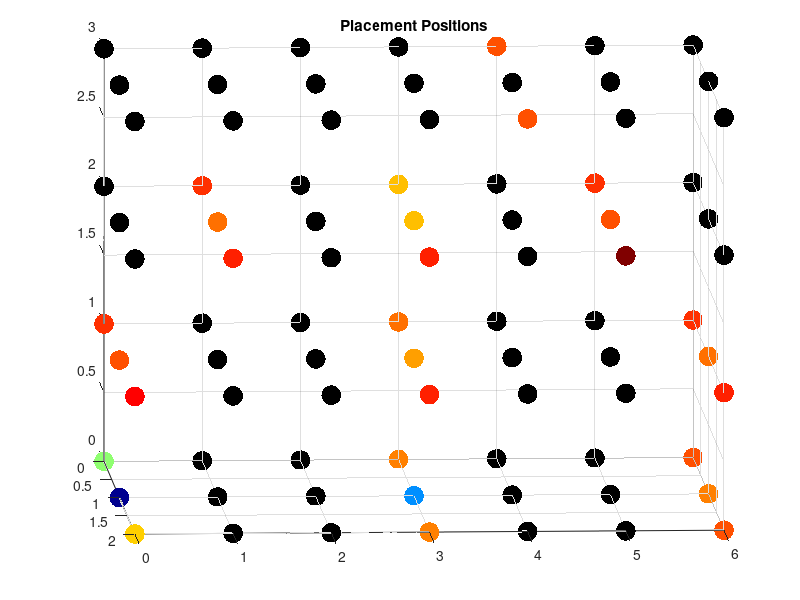

The MATLAB source for this figure: (Note: this script raises an error after producing the figure.)
% TEMPERATURE DISTRIBUTION FOR A ARBITARY POINT (WITH MISSING NODES) TEMP. DIST. TEST
% By Sasha Sen
% (Code with sample data from Kiln Firing test)
% ====================================================

% Initial meshgrid is created to contain data.
% This will change depending on your test nodes and missing data

wgrid = (0:1:2);
lgrid = (0:1:6);
hgrid = (0:1:3);
[wmesh, lmesh, hmesh] = meshgrid(wgrid, lgrid, hgrid);
[vmesh] = meshgrid(wgrid, lgrid, hgrid); % vmesh holds temperature values
% Note that some temperature values are missing. We will use interpolation
% to fill these in.
% Change the following values 
% values on T1
vmesh(1,1,1) = 1242; % (0,0,0) pos 1
vmesh(1,2,1) = 1223; % (1,0,0)
vmesh(1,3,1) = 1248; % (2,0,0) #1 (left)
vmesh(2,1,1) = NaN; % pos 2
vmesh(2,2,1) = NaN;
vmesh(2,3,1) = NaN;
vmesh(3,1,1) = NaN; % pos 3
vmesh(3,2,1) = NaN;
vmesh(3,3,1) = NaN;
vmesh(4,1,1) = 1251; % pos 4
vmesh(4,2,1) = 1233;
vmesh(4,3,1) = 1251;
vmesh(5,1,1) = NaN; % pos 5
vmesh(5,2,1) = NaN;
vmesh(5,3,1) = NaN;
vmesh(6,1,1) = NaN; % pos 6
vmesh(6,2,1) = NaN;
vmesh(6,3,1) = NaN;
vmesh(7,1,1) = 1253; % pos 7
vmesh(7,2,1) = 1251;
vmesh(7,3,1) = 1253;
% values on T2
vmesh(1,1,2) = 1254; % pos 1
vmesh(1,2,2) = 1253;
vmesh(1,3,2) = 1256; % #1 (left)
vmesh(2,1,2) = NaN; % pos 2
vmesh(2,2,2) = NaN;
vmesh(2,3,2) = NaN;
vmesh(3,1,2) = NaN; % pos 3
vmesh(3,2,2) = NaN;
vmesh(3,3,2) = NaN;
vmesh(4,1,2) = 1252; % pos 4
vmesh(4,2,2) = 1250;
vmesh(4,3,2) = 1255;
vmesh(5,1,2) = NaN; % pos 5
vmesh(5,2,2) = NaN;
vmesh(5,3,2) = NaN;
vmesh(6,1,2) = NaN; % pos 6
vmesh(6,2,2) = NaN;
vmesh(6,3,2) = NaN;
vmesh(7,1,2) = 1254; % pos 7
vmesh(7,2,2) = 1252;
vmesh(7,3,2) = 1255;
% values on T3
vmesh(1,1,3) = NaN; % pos 1
vmesh(1,2,3) = NaN;
vmesh(1,3,3) = NaN; % #1 (left)
vmesh(2,1,3) = 1254; % pos 2
vmesh(2,2,3) = 1252;
vmesh(2,3,3) = 1255;
vmesh(3,1,3) = NaN; % pos 3
vmesh(3,2,3) = NaN;
vmesh(3,3,3) = NaN;
vmesh(4,1,3) = 1249; % pos 4
vmesh(4,2,3) = 1249;
vmesh(4,3,3) = 1255;
vmesh(5,1,3) = NaN; % pos 5
vmesh(5,2,3) = NaN;
vmesh(5,3,3) = NaN;
vmesh(6,1,3) = 1254; % pos 6
vmesh(6,2,3) = 1253;
vmesh(6,3,3) = 1261;
vmesh(7,1,3) = NaN; % pos 7
vmesh(7,2,3) = NaN;
vmesh(7,3,3) = NaN;
% values on T4
vmesh(1,1,4) = NaN; % pos 1
vmesh(1,2,4) = NaN;
vmesh(1,3,4) = NaN; % #1 (left)
vmesh(2,1,4) = NaN; % pos 2
vmesh(2,2,4) = NaN;
vmesh(2,3,4) = NaN;
vmesh(3,1,4) = NaN; % pos 3
vmesh(3,2,4) = NaN;
vmesh(3,3,4) = NaN;
vmesh(4,1,4) = NaN; % pos 4
vmesh(4,2,4) = NaN;
vmesh(4,3,4) = NaN;
vmesh(5,1,4) = 1253; % pos 5
vmesh(5,2,4) = NaN;
vmesh(5,3,4) = 1253;
vmesh(6,1,4) = NaN; % pos 6
vmesh(6,2,4) = NaN;
vmesh(6,3,4) = NaN;
vmesh(7,1,4) = NaN; % pos 7
vmesh(7,2,4) = NaN;
vmesh(7,3,4) = NaN;
% Min and Max temp. values obtained
min = 1233;
max = 1257;

figure(1); % view node positions
scatter3(wmesh(:), lmesh(:), hmesh(:), 200, vmesh(:), 'Filled'); %=> view your buller
colormap('jet');
title('Placement Positions');
view(87, 10);

% fill missing points with initial interpolation. We do this with INPAINTN
% Get it off Mathworks for free! (Many thanks to Damien Garcia). Link here:
% https://www.mathworks.com/matlabcentral/fileexchange/27994-inpaint-over-missing-data-in-1-d-2-d-3-d-nd-arrays?focused=8189785&tab=function
vpaint = inpaintn(vmesh);
% Take a look at the points that have been filled in
figure(2);
scatter3(wmesh(:), lmesh(:), hmesh(:), 200, vpaint(:), 'Filled');
colormap('jet');
title('Data Interpolated/Extrapolated');
view(87, 10);

% interpolate complete data (again) to a new, shorter interval mesh
figure (3);
colormap('jet');
[wq,lq,hq] = meshgrid(0:0.25:2,0:0.25:6,0:0.25:3);
vq = interp3(wmesh,lmesh,hmesh,vpaint,wq,lq,hq);
s2 = slice(wq,lq,hq,vq,[0 0.25 0.5 0.75 1 1.25 1.5 1.75 2],[0 0.25 0.5 0.75 1 1.25 1.5 1.75 2 2.25 2.5 2.75 3 3.25 3.5 3.75 4 4.25 4.5 4.75 5 5.25 5.5 5.75 6],[0 0.25 0.5 0.75 1 1.25 1.5 1.75 2 2.25 2.5 2.75 3]);
set(s2, 'FaceAlpha', 0.2, 'EdgeAlpha', 0.1);
caxis([min max]) % defining the color range (min to max value)
% label axis
title('Temp. Dist. View 1');
xlabel('BACK');
ylabel('RIGHT');


figure (4);
colormap('jet');
% interpolate data...
s4 = slice(wq,lq,hq,vq,[],[],[0 0.5 1 1.5]);
set(s4, 'FaceAlpha', 0.9, 'EdgeAlpha', 0.1);
caxis([min max]) % defining the color range (min to max value)
% label axis
title('K2 Temp. Dist. View 2 (CUT)');
xlabel('BACK');
ylabel('RIGHT');
view(-30,15)
